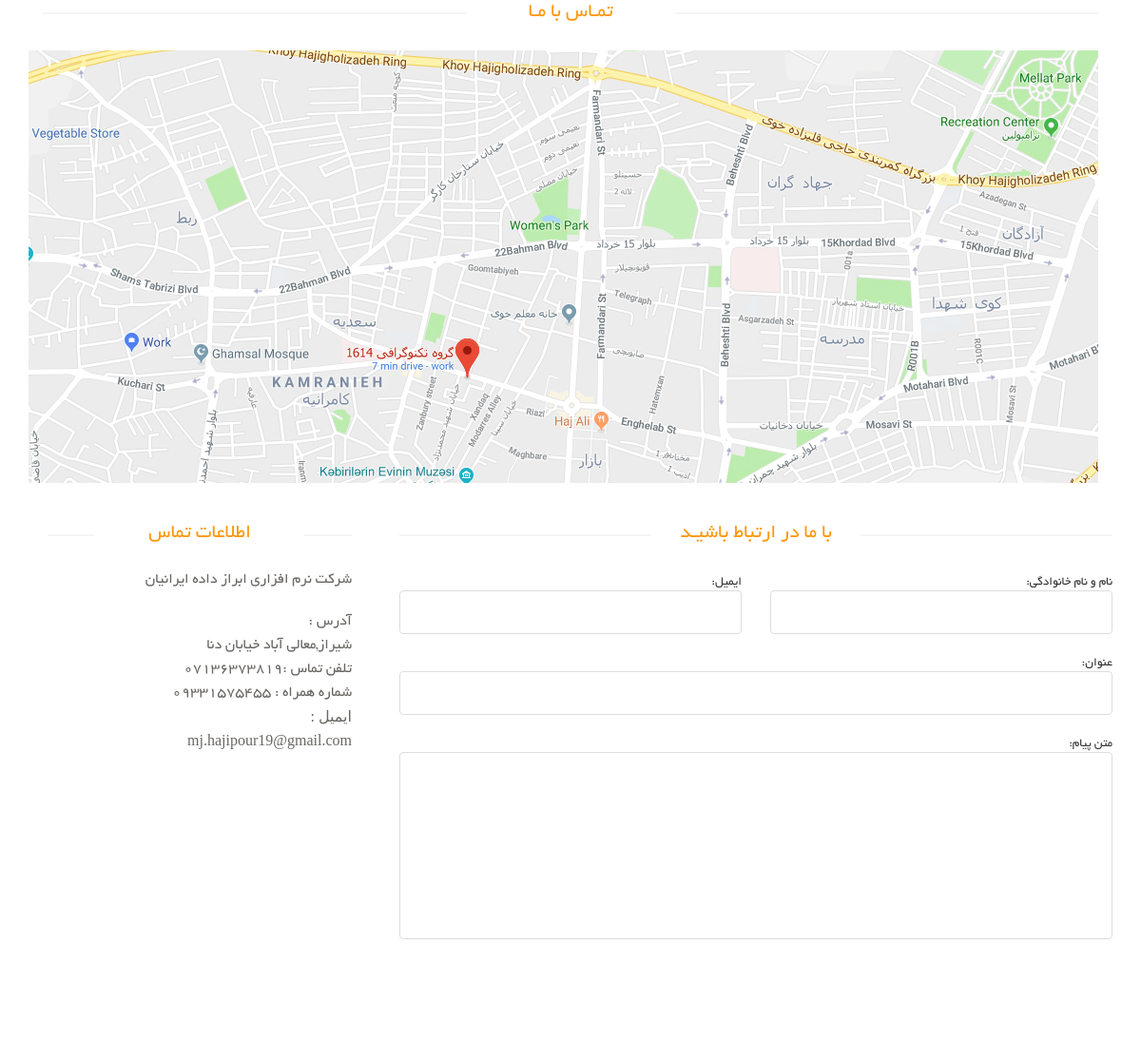
Page /contact-us on the committed database.
### EShop_Settings/models.py (models this page shows, shortened)
class SiteSettings(models.Model):
    Title=models.CharField(max_length=150,verbose_name="عنوان سایت")
    address=models.CharField(max_length=400,verbose_name='آدرس')
    phone=models.CharField(max_length=50,verbose_name='تلفن')
    mobile=models.CharField(max_length=50,verbose_name='تلفن همراه')
    fax=models.CharField(max_length=50,verbose_name='فکس')
    email=models.EmailField(max_length=50,verbose_name='ایمیل')
    about_us=models.TextField(verbose_name='درباره ما',null=True,blank=True)
    logo=models.ImageField(upload_to=upload_settings_image_path,null=True,blank=True,verbose_name='لوگو سایت')
    copy_right=models.CharField(verbose_name='متن کپی رایت',max_length=200,null=True,blank=True)
    About_logo=models.ImageField(upload_to=upload_settings_image_path,null=True,blank=True,verbose_name='تصویر لوگو درباره ما')
    class Meta:
        verbose_name='تنظیمات سایت'
        verbose_name_plural='مدیریت تنظیمات'

### EShop_Contact/views.py (the view, shortened to what this page needs)
# urls.py: path('contact-us',contact_page, name='contact' ),
def contact_page(request):
    contact_form=CreateContactForm(request.POST or None)
    Site_Settings=SiteSettings.objects.first()
    context = {
        'contact_form':contact_form,
        'settings': Site_Settings,
    }
    return render(request,'contact_us/contact_us_page.html',context)

### EShop_Contact/forms.py
class CreateContactForm(forms.Form):
    full_name= forms.CharField(
        widget=forms.TextInput(attrs={'class':'form-control'}),
        label='نام و نام خانوادگی:',
        validators=[
            validators.MaxLengthValidator(150,'نام و نام خانوادگی شما باید کمتر از 150 کارکتر باشد')
        ]
    )
    email = forms.EmailField(
        widget=forms.EmailInput(attrs={'class':'form-control'}),
        label='ایمیل:',
        validators=[
            validators.MaxLengthValidator(100,'ایمیل شما نمی تواند بیشتر از 100 کارتر باشد')
        ]
    )
    subject = forms.CharField(
        widget=forms.TextInput(attrs={'class': 'form-control'}),
        label='عنوان:',
        validators=[
            validators.MaxLengthValidator(200, 'عنوان پیام شما نمی تواند بیشتر از 100 کارتر باشد')
        ]
    )
    text = forms.CharField(
        widget=forms.Textarea(attrs={
            'class':'form-control'
            ,'rows':8,
            'style':'height:auto;'
        }),
        label='متن پیام:'
    )

### EShop_Contact/templates/contact_us/contact_us_page.html (shortened to what this page needs)
{% extends 'Shared/_MainLayout.html' %}
{% load static %}
{% block content %}
    <div id="contact-page" class="container">
    	<div class="bg">
	    	<div class="row">
				<div class="container">
	    			<div class="col-sm-12" style="overflow: hidden; margin-bottom: 40px">
						<h2 class="title text-center">تمـاس با مـا</h2>    			    						<div id="gmap" class="contact-map">
								<img src="{% static 'images/home/Map.jpg' %}" alt="Map"/>
							</div>
					</div>
				</div>
				</div>
    		<div class="row">
	    		<div class="col-sm-8">
	    			<div class="contact-form">
	    				<h2 class="title text-center">با ما در ارتباط باشیـد</h2>
				    	<form id="main-contact-form" class="contact-form row" name="contact-form" method="post">
				            <div class="form-group col-md-6">
                               {{ contact_form.full_name.label }}
				                {{ contact_form.full_name }}
				            </div>
				            <div class="form-group col-md-6">
                                {{ contact_form.email.label }}
				               {{ contact_form.email }}
				            </div>
				            <div class="form-group col-md-12">
                            {{ contact_form.subject.label }}
				              {{ contact_form.subject }}
				            </div>
				            <div class="form-group col-md-12">
                            {{ contact_form.text.label }}
				              {{ contact_form.text }}
				            </div>
				            <div class="form-group col-md-12">
				                <input type="submit" name="submit" class="btn btn-primary pull-right" style="border-radius:15px;" value="ارسـال">
				            </div>
				        </form>
	    			</div>
	    		</div>
	    		<div class="col-sm-4">
	    			<div class="contact-info">
	    				<h2 class="title text-center">اطلاعات تماس</h2>
	    				<address>
	    					<p>{{ settings.Title }}</p><br>
                            <p>آدرس :</p>
							<p>{{ settings.address }}</p>
							<p>تلفن تماس :{{ settings.phone }}</p>
							<p>شماره همراه : {{ settings.mobile }}</p>
							<p style="font-family: tahoma;">ایمیل :</p>
                             <p style="font-family: tahoma;">{{ settings.email }}</p>
	    				</address>
	    			</div>
    			</div>
	    	</div>
    	</div>
    </div>
{% endblock %}

### static/css/main.css (style rules this page uses)
body { font-family: 'BYekan'; font-size: 10pt; position: relative; font-weight: normal; direction: rtl; }
h1, h2, h3, h4, h5, h6 { font-family: 'BYekan', sans-serif; }
.left-sidebar h2:after, h2.title:after { content: " "; position: absolute; border: 1px solid #f5f5f5; bottom:8px; right: 0; width: 100%; height: 0; z-index: -2; }
h2.title:before { content: " "; position: absolute; background: #fff; bottom: -6px; width: 220px; height: 30px; z-index: -1; right: 50%; margin-right: -110px; }
h2.title { color: #FE980F; font-family: 'BYekan', sans-serif; font-size: 16pt; font-weight: 400; margin: 0 15px; text-transform: uppercase; margin-bottom: 30px; position: relative; }
.bg h2.title { margin-right:0; margin-left:0; margin-top: 0; }
.chose_area input, select, textarea { background: #F0F0E9; border:0; color: #696763; padding: 6px; width: 100%; border-radius: 0; resize: none }
.btn.btn-primary { background:#FE980F; border: 0 none; border-radius: 0; margin-top: 16px; }
.contact-map { width: 100%; height: 385px; margin-bottom: 70px }
.contact-form .form-group { margin-bottom: 20px; }
#contact-page .form-control { background-color: #fff; border: 1px solid #ddd; color: #696763; height: 46px; padding: 6px 12px; width: 100%; font-size: 16px; border-radius: 4px; box-shadow:inherit; }
#main-contact-form .btn-primary { margin-bottom: 15px; margin-top: 20px; }
#contact-page .contact-info { padding: 0 20px; }
#contact-page .contact-info address { margin-bottom: 40px; margin-top: -5px; }
#contact-page .contact-info p { margin-bottom: 0; color: #696763; font-size: 16px; line-height: 25px; }

### rows in the picture
SiteSettings: Title "شرکت نرم افزاری ابراز داده ایرانیان", address "شیراز,معالی آباد خیابان دنا", phone "07136373819", mobile "09331575455", email "mj.hajipour19@gmail.com"

### other values in the picture
{{ contact_form.full_name.label }} "نام و نام خانوادگی:"
{{ contact_form.email.label }} "ایمیل:"
{{ contact_form.subject.label }} "عنوان:"
{{ contact_form.text.label }} "متن پیام:"
